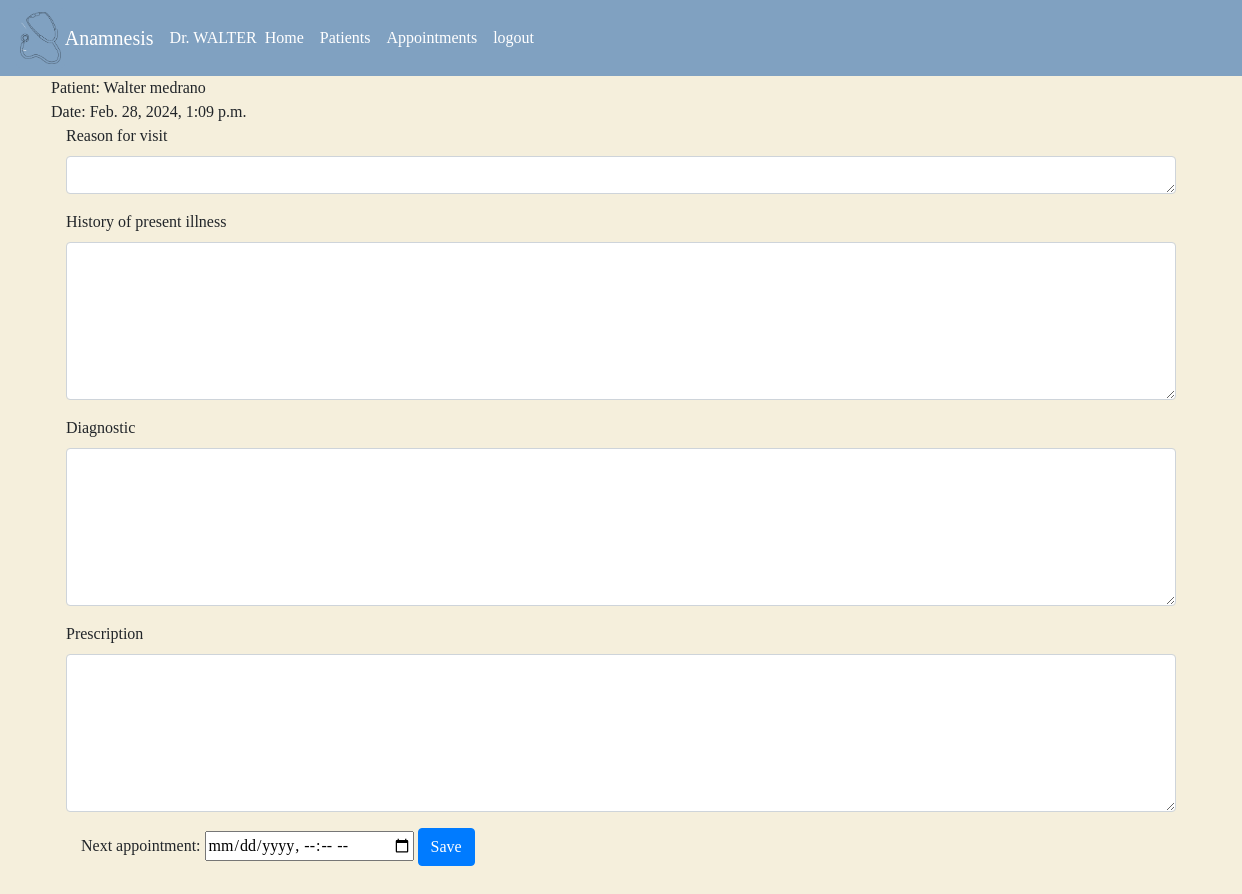
/historyform/6 (signed in), run on the app's committed database.
### anamnesis/models.py (models this page shows, shortened)
class User(AbstractUser):
    pass

class Patient(models.Model):
    doctor = models.ForeignKey(User, on_delete=models.CASCADE, blank=True, null=True, related_name="patients")
    name = models.CharField(max_length=25, blank=True)
    lastname = models.CharField(max_length=25, blank=True)
    address = models.CharField(max_length=50, blank=True, null=True)
    city = models.CharField(max_length=30, blank=True, null=True)
    state = models.CharField(max_length=20, blank=True, null=True)
    phonenumber = models.CharField(max_length=15, blank=True, null=True)
    date = models.DateTimeField(null=True)

### anamnesis/views.py (the view)
# urls.py: path("historyform/<int:patient_id>", views.history, name="history"), # create a new form for a patient
def history(request, patient_id):
    if request.method == "GET":
        patient = Patient.objects.get(pk=patient_id)
        name = patient.name
        lastname = patient.lastname
        date = patient.date
        patientid = patient.id
        return render(request, "anamnesis/patientHistory.html", {
            "name": name.capitalize(),
            "lastname": lastname,
            "date": date,
            "patientid": patientid
        })
    return render(request, "f'anamnesis/historyForm/{patientid}")

### anamnesis/templates/anamnesis/patientHistory.html (shortened to what this page needs)
{% extends "anamnesis/layout.html" %}
{% load static %}
{% block body %}
{% if user.is_authenticated %}
<div class="container">
    <div class="row">
        Patient: {{name}} {{lastname}}<br>
        Date: {{date}}
    </div>
    <form action="{% url 'file' patient_id=patientid %}" class="mb-5" method="post">
        <div class="container">
            <div class="row mb-3">
                <label for="resonforvisit" class="form-label">Reason for visit</label>
                <textarea cols="20" class="form-control" id="" name="reasonforvisit" rows="1"></textarea>
            </div>
            <div class="row mb-3">
                <label for="resonforvisit" class="form-label">History of present illness</label>
                <textarea cols="20" class="form-control" id="" name="historyofillness" rows="6"></textarea>
            </div>
            <div class="row mb-3">
                <label for="diagnostic" class="form-label">Diagnostic</label>
                <textarea cols="20" class="form-control" name="diagnostic" id="" rows="6"></textarea>
            </div>
            <div class="row mb-3">
                <label for="prescription" class="form-label">Prescription</label>
                <textarea cols="20" class="form-control" name="prescription" id="" rows="6"></textarea>
            </div>
            <div>
                Next appointment:
                <input type="datetime-local" id="appointment_{{ fileofpatient.id }}" name="date" value=""/>
        <button type="submit" class="btn btn-primary">Save</button>
    </form>
</div>
{% else %}
<h1>403  You do not have access. Log in</h1>
{% endif %}
{% endblock %}

### anamnesis/templates/anamnesis/layout.html (shortened to what this page needs)
{% load static %}
<!DOCTYPE html>
<html lang="en">
    <head>
        <link rel="stylesheet" href="https://stackpath.bootstrapcdn.com/bootstrap/4.4.1/css/bootstrap.min.css">
        <link href="{% static 'anamnesis/styles.css' %}" rel="stylesheet">
    </head>
    <body>
        {% if user.is_authenticated %}
            <nav class="navbar navbar-expand-lg navbar-dark">
                <img src="{% static 'anamnesis/images/stethoscope.png' %}" alt="stethoscope" class="img-thumbnail text-center imageNav"> <a class="navbar-brand" href="#">Anamnesis</a>                <a class="nav-item">Dr. {{request.user | upper}}</a>
                <div class="collapse navbar-collapse" id="navbarSupportedContent">
                    <ul class="navbar-nav mr-auto">
                        <li class="nav-item active">
                            <a class="nav-link" href="{% url 'index' %}">Home</a>
                        </li>
                        <li class="nav-item active">
                            <a class="nav-link" href="{% url 'patient' %}">Patients</a>
                        </li>
                        <li class="nav-item active">
                            <a class="nav-link" href="{% url 'appointments' %}">Appointments</a>
                        </li>
                        <li class="nav-item active">
                            <a class="nav-link" href="{% url 'logout' %}">logout</a>
                        </li>
                    </ul>
                </div>
            </nav>
        {% endif %}
        {% block body %}
        {% endblock %}
</html>

### anamnesis/static/anamnesis/styles.css (style rules this page uses)
body { position: relative; background-color: rgb(245, 239, 220); font-family: "Calibri"; }
.imageNav { background-color: rgb(128, 161, 193); border: none; width:auto; height: 60px; }
nav { width: 100%; box-sizing: content-box; overflow: scroll; background-color: rgb(128, 161, 193); color: white; }
ul { list-style-type: none; }

### data on the page
User: user "WALTER"
Patient: lastname "medrano", date "Feb. 28, 2024, 1:09 p.m."

### other printed values
{{ name }} "Walter"
